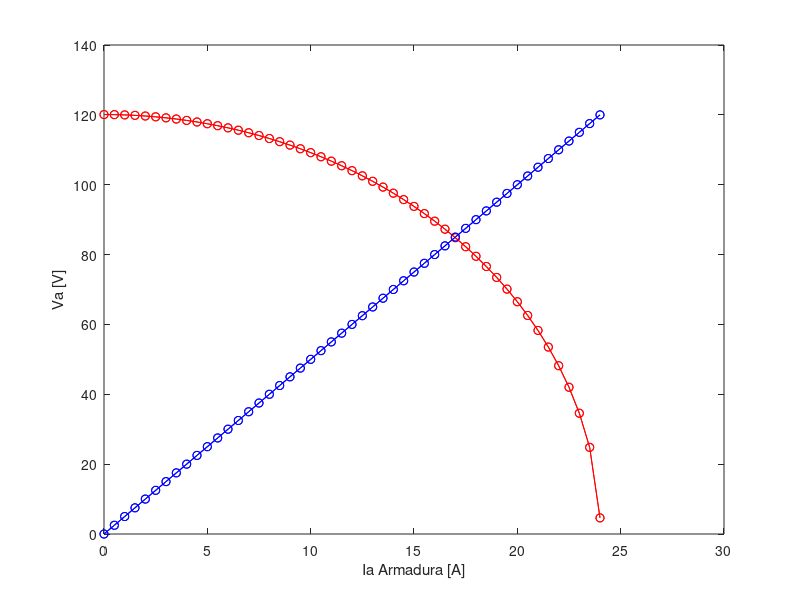

This chart was generated by the following MATLAB code:
S=9000
V_ll_nominal=208

Ia_nominal=S/(sqrt(3)*V_ll_nominal)

Ea=5j*Ia_nominal+V_ll_nominal/sqrt(3)

Efem=V_ll_nominal/sqrt(3)
Ia=0:0.5:Efem/5;

Va=Efem*sqrt(1-(5*Ia/Efem).^2);
plot(Ia,abs(Va),'r-o')
hold on
plot(Ia,Ia*5,'b-o')

xlim([0,30])
%%

S=9000
V_ll_nominal=208

Ia_nominal=S/(sqrt(3)*V_ll_nominal)

Ea=5j*Ia_nominal+V_ll_nominal/sqrt(3)

Efem=V_ll_nominal/sqrt(3)
Ia=0:0.5:Efem/5;

Va=Efem*sqrt(1-(5*Ia/Efem).^2);
plot(Ia,abs(Va),'r-o')
hold on
plot(Ia,Ia*5,'b-o')

xlim([0,30])
xlabel('Ia Armadura [A]')
ylabel('Va [V]')